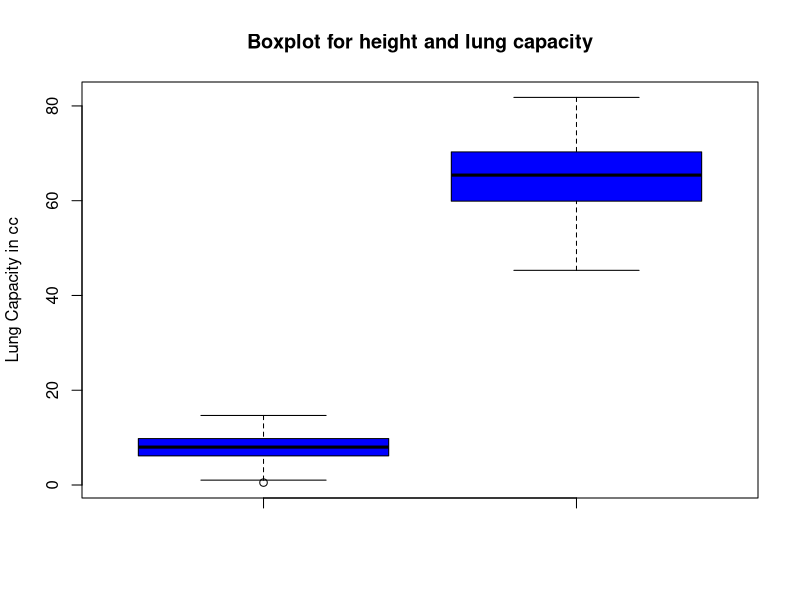
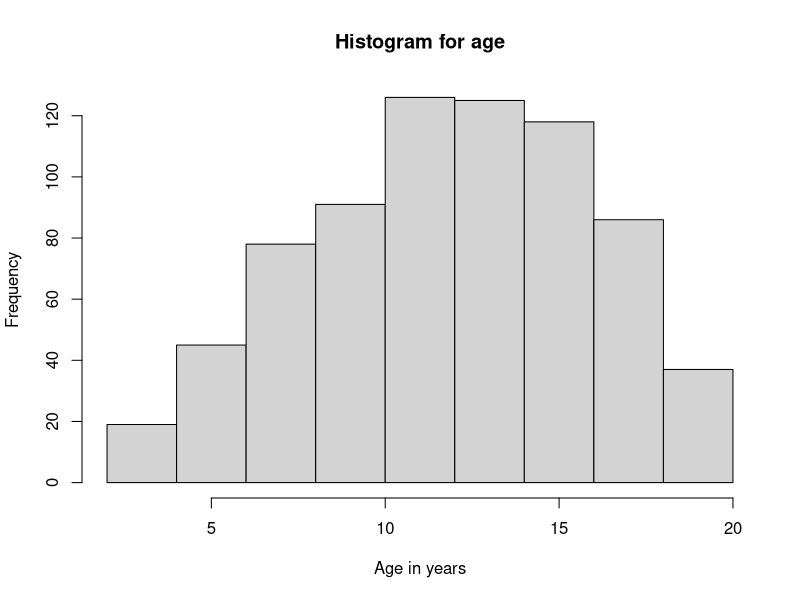
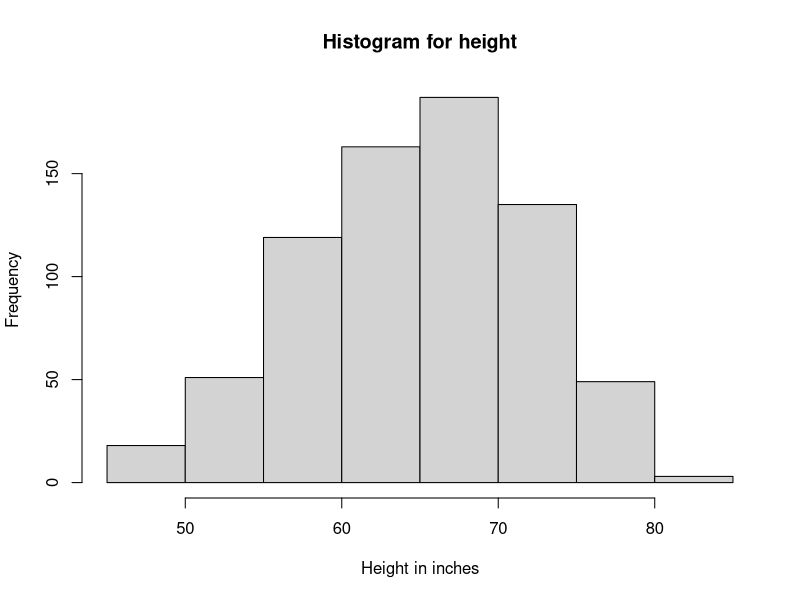
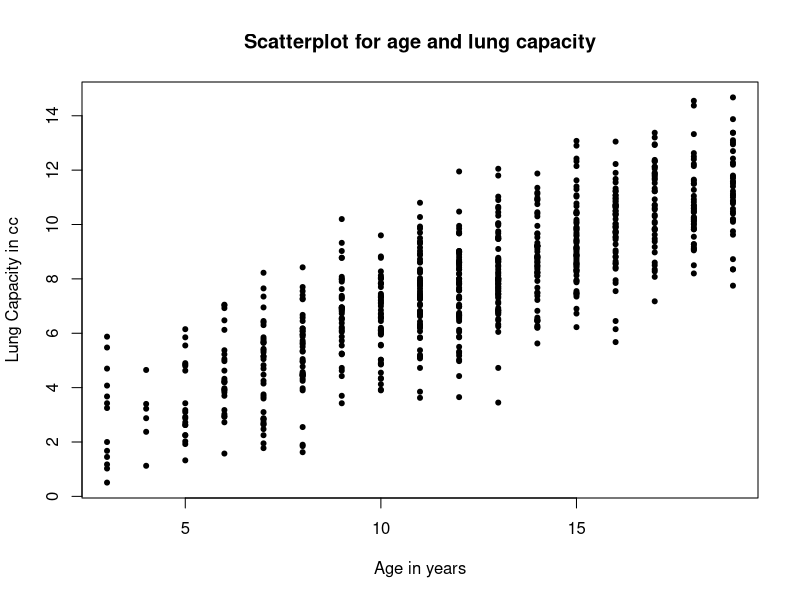
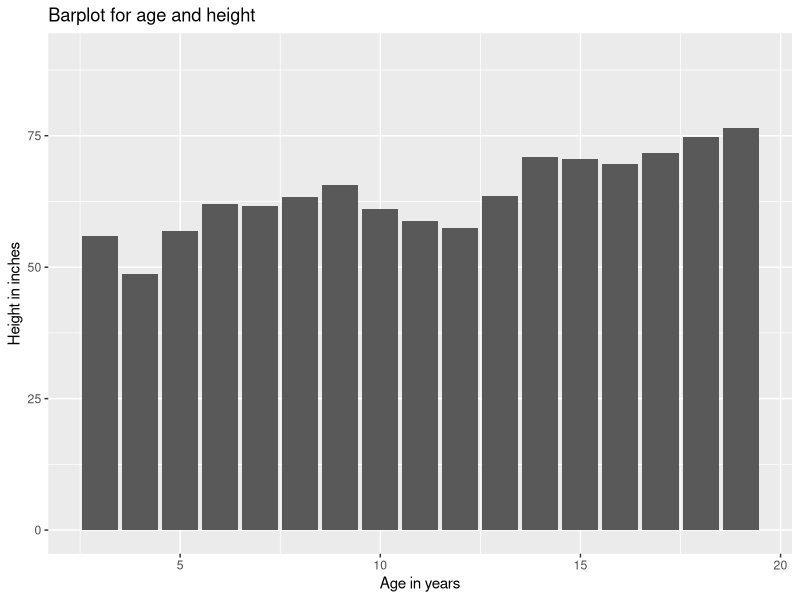

R code for these plots, in order:
library(ggplot2) #Loading the library for ggplot functions
library(rmarkdown) #Loading the library for R Markdown

data<-data.frame(read.csv('LungCap.csv')) #Creating a data frame and reading the dataset in csv format

View(data) #Viewing the data in a separate view tab

summary(data) #Summarizes the dataset for statistical information

#Basic plots
boxplot(data$LungCap.cc,data$Height.inches.,col=c('blue'),main='Boxplot for height and lung capacity',ylab='Lung Capacity in cc')
hist(data$Age..years.,main='Histogram for age',xlab='Age in years')
hist(data$Height.inches.,main='Histogram for height',xlab='Height in inches')
plot(data$Age..years.,data$LungCap.cc.,main='Scatterplot for age and lung capacity',pch=20,xlab='Age in years',ylab='Lung Capacity in cc')
ggplot(data,aes(x=Age..years.,y=Height.inches.))+geom_bar(stat='identity')+ylim(0,90)+labs(title='Barplot for age and height')+xlab('Age in years')+ylab('Height in inches')

#Hypothesis testing (at 95% confidence for p)

#One sample t test (difference between actual mean and specified mean)
mean(data$LungCap.cc.)
#H0: Mean of lung capacity is not equal to 8
#H1: Mean of lung capacity is equal to 8
t.test(data$LungCap.cc.,mu=8)
#Since p > 0.05, we accept null hypothesis for mean of lung capacity is not equal to 8 and reject alternative hypothesis.

#Welch two sample t test (independent test,1 numerical and 1 categorical up-to 2 levels)
#H0: Smoking has no affect on lung capacity
#H1: Smoking has an affect on lung capacity
t.test(data$LungCap.cc.~data$Smoke)
#Since p < 0.05, we reject null hypothesis and accept alternative hypothesis for smoking has an affect on lung capacity.

#Welch two sample t test
#H0: Height does not relate to smoking
#H1: Height relates to smoking
t.test(data$Height.inches.~data$Smoke)
#Since p < 0.05, we reject null hypothesis and accept alternative hypothesis for height relates to smoking.

#Welch two sample t test
#H0: Gender does not have an impact on lung capacity
#H1: Gender does have an impact on lung capacity
t.test(data$Height.inches.~data$Gender)
#Since p < 0.05, we reject null hypothesis and accept alternative hypothesis for gender does have an impact on lung capacity.

#Chi Square test (for 2 categorical variables)
#H0: Gender doesn't have an impact on habit of smoking
#H1: Gender has an impact on habit of smoking
chisq.test(data$Gender,data$Smoke)
#Since p > 0.05, we accept null hypothesis for gender doesn't have an impact on smoking reject alternative hypothesis.

#Chi Square test
#H0: Being born by cesarean does not have an impact on habit of smoking
#H1: Being born by cesarean has an impact on habit of smoking
chisq.test(data$Caesarean,data$Smoke)
#Since p > 0.05, we accept null hypothesis for being born by cesarean does not have an impact on habit of smoking and reject alternative hypothesis.

#Chi Square test
#H0: Age does not impact the habit of smoking
#H1: Age does impact the the habit of smoking
chisq.test(data$Age..years,data$Smoke)
#Since p < 0.05, we reject null hypothesis and accept alternative hypothesis for age does impact the the habit of smoking.

#Anova test (1 numerical and 1 categorical with more than 2 levels)
#H0: Age does not affect lung capacity
#H1: Age does affect lung capacity
a<-aov(data$LungCap.cc.~data$Age..years.)
summary(a)
#Since p < 0.05, we reject null hypothesis and accept alternative hypothesis for age does affect lung capactiy.

#Paired t test (dependent test)
#H0: Height does not affect lung capacity
#H1: Height does affect lung capacity
t.test(data$LungCap.cc.,data$Height.inches.,paired=TRUE)
#Since p < 0.05, we reject null hypothesis and accept alternative hypothesis for height does affect lung capacity.
